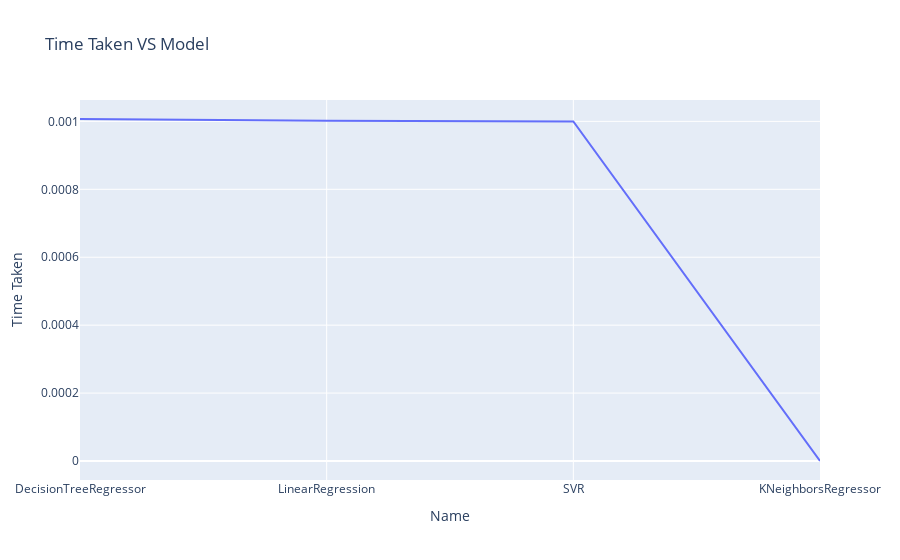

Write notebook code for a chart like this one.
### Code cell
model_df.sort_values(by = 'Time Taken',ascending = False,inplace = True)
fig = px.line(model_df, x="Name", y="Time Taken", title='Time Taken VS Model')
fig.show()

### Figure 1 — Plotly figure (JSON) as saved in the notebook; plotly's stock layout.template omitted (floating-point values rounded to 4 significant figures)
{"data": [{"hovertemplate": "Name=%{x}<br>Time Taken=%{y}<extra></extra>", "legendgroup": "", "line": {"color": "#636efa", "dash": "solid"}, "marker": {"symbol": "circle"}, "mode": "lines", "name": "", "orientation": "v", "showlegend": false, "type": "scatter", "x": ["DecisionTreeRegressor", "LinearRegression", "SVR", "KNeighborsRegressor"], "xaxis": "x", "y": [0.001007, 0.001002, 0.0009997, 0], "yaxis": "y"}], "layout": {"legend": {"tracegroupgap": 0}, "title": {"text": "Time Taken VS Model"}, "xaxis": {"anchor": "y", "domain": [0, 1], "title": {"text": "Name"}}, "yaxis": {"anchor": "x", "domain": [0, 1], "title": {"text": "Time Taken"}}}}
